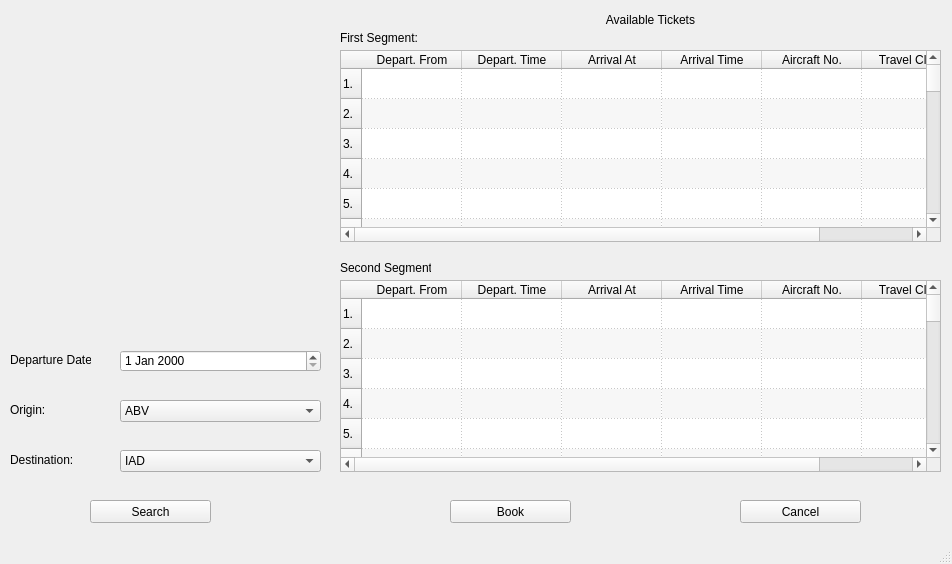
<?xml version="1.0" encoding="UTF-8"?>
<ui version="4.0">
 <class>FlightOptionsWindow</class>
 <widget class="QMainWindow" name="FlightOptionsWindow">
  <property name="geometry">
   <rect>
    <x>0</x>
    <y>0</y>
    <width>952</width>
    <height>564</height>
   </rect>
  </property>
  <property name="windowTitle">
   <string>MainWindow</string>
  </property>
  <widget class="QWidget" name="centralwidget">
   <widget class="QTableWidget" name="tableWidget">
    <property name="geometry">
     <rect>
      <x>340</x>
      <y>50</y>
      <width>601</width>
      <height>192</height>
     </rect>
    </property>
    <property name="sizeAdjustPolicy">
     <enum>QAbstractScrollArea::AdjustToContentsOnFirstShow</enum>
    </property>
    <property name="alternatingRowColors">
     <bool>true</bool>
    </property>
    <property name="selectionBehavior">
     <enum>QAbstractItemView::SelectRows</enum>
    </property>
    <property name="gridStyle">
     <enum>Qt::DotLine</enum>
    </property>
    <row>
     <property name="text">
      <string>1.</string>
     </property>
    </row>
    <row>
     <property name="text">
      <string>2.</string>
     </property>
    </row>
    <row>
     <property name="text">
      <string>3.</string>
     </property>
    </row>
    <row>
     <property name="text">
      <string>4.</string>
     </property>
    </row>
    <row>
     <property name="text">
      <string>5.</string>
     </property>
    </row>
    <row>
     <property name="text">
      <string>6.</string>
     </property>
    </row>
    <row>
     <property name="text">
      <string>7.</string>
     </property>
    </row>
    <row>
     <property name="text">
      <string>8.</string>
     </property>
    </row>
    <row>
     <property name="text">
      <string>9.</string>
     </property>
    </row>
    <row>
     <property name="text">
      <string>10.</string>
     </property>
    </row>
    <row>
     <property name="text">
      <string>11.</string>
     </property>
    </row>
    <row>
     <property name="text">
      <string>12.</string>
     </property>
    </row>
    <row>
     <property name="text">
      <string>13.</string>
     </property>
    </row>
    <row>
     <property name="text">
      <string>14.</string>
     </property>
    </row>
    <row>
     <property name="text">
      <string>15.</string>
     </property>
    </row>
    <row>
     <property name="text">
      <string>16.</string>
     </property>
    </row>
    <row>
     <property name="text">
      <string>17.</string>
     </property>
    </row>
    <row>
     <property name="text">
      <string>18.</string>
     </property>
    </row>
    <row>
     <property name="text">
      <string>19.</string>
     </property>
    </row>
    <row>
     <property name="text">
      <string>20.</string>
     </property>
    </row>
    <row>
     <property name="text">
      <string>21.</string>
     </property>
    </row>
    <row>
     <property name="text">
      <string>22.</string>
     </property>
    </row>
    <row>
     <property name="text">
      <string>23.</string>
     </property>
    </row>
    <row>
     <property name="text">
      <string>24.</string>
     </property>
    </row>
    <row>
     <property name="text">
      <string>25.</string>
     </property>
    </row>
    <row>
     <property name="text">
      <string>26.</string>
     </property>
    </row>
    <row>
     <property name="text">
      <string>27.</string>
     </property>
    </row>
    <row>
     <property name="text">
      <string>28.</string>
     </property>
    </row>
    <row>
     <property name="text">
      <string>29.</string>
     </property>
    </row>
    <row>
     <property name="text">
      <string>30.</string>
     </property>
    </row>
    <row>
     <property name="text">
      <string>31.</string>
     </property>
    </row>
    <row>
     <property name="text">
      <string>32.</string>
     </property>
    </row>
    <row>
     <property name="text">
      <string>33.</string>
     </property>
    </row>
    <row>
     <property name="text">
      <string>34.</string>
     </property>
    </row>
    <row>
     <property name="text">
      <string>35.</string>
     </property>
    </row>
    <row>
     <property name="text">
      <string>36.</string>
     </property>
    </row>
    <row>
     <property name="text">
      <string>37.</string>
     </property>
    </row>
    <row>
     <property name="text">
      <string>38.</string>
     </property>
    </row>
    <row>
     <property name="text">
      <string>39.</string>
     </property>
    </row>
    <row>
     <property name="text">
      <string>40.</string>
     </property>
    </row>
    <row>
     <property name="text">
      <string>41.</string>
     </property>
    </row>
    <row>
     <property name="text">
      <string>42.</string>
     </property>
    </row>
    <row>
     <property name="text">
      <string>43.</string>
     </property>
    </row>
    <row>
     <property name="text">
      <string>44.</string>
     </property>
    </row>
    <row>
     <property name="text">
      <string>45.</string>
     </property>
    </row>
    <row>
     <property name="text">
      <string>46.</string>
     </property>
    </row>
    <row>
     <property name="text">
      <string>47.</string>
     </property>
    </row>
    <row>
     <property name="text">
      <string>48.</string>
     </property>
    </row>
    <row>
     <property name="text">
      <string>49.</string>
     </property>
    </row>
    <row>
     <property name="text">
      <string>50.</string>
     </property>
    </row>
    <column>
     <property name="text">
      <string>Depart. From</string>
     </property>
    </column>
    <column>
     <property name="text">
      <string>Depart. Time</string>
     </property>
    </column>
    <column>
     <property name="text">
      <string>Arrival At</string>
     </property>
    </column>
    <column>
     <property name="text">
      <string>Arrival Time</string>
     </property>
    </column>
    <column>
     <property name="text">
      <string>Aircraft No.</string>
     </property>
    </column>
    <column>
     <property name="text">
      <string>Travel Class</string>
     </property>
    </column>
   </widget>
   <widget class="QLabel" name="label">
    <property name="geometry">
     <rect>
      <x>340</x>
      <y>30</y>
      <width>91</width>
      <height>16</height>
     </rect>
    </property>
    <property name="text">
     <string>First Segment:</string>
    </property>
   </widget>
   <widget class="QLabel" name="label_2">
    <property name="geometry">
     <rect>
      <x>340</x>
      <y>260</y>
      <width>91</width>
      <height>16</height>
     </rect>
    </property>
    <property name="text">
     <string>Second Segment:</string>
    </property>
   </widget>
   <widget class="QPushButton" name="pushButton">
    <property name="geometry">
     <rect>
      <x>450</x>
      <y>500</y>
      <width>121</width>
      <height>23</height>
     </rect>
    </property>
    <property name="text">
     <string>Book</string>
    </property>
   </widget>
   <widget class="QPushButton" name="pushButton_2">
    <property name="geometry">
     <rect>
      <x>740</x>
      <y>500</y>
      <width>121</width>
      <height>23</height>
     </rect>
    </property>
    <property name="text">
     <string>Cancel</string>
    </property>
   </widget>
   <widget class="QLabel" name="label_3">
    <property name="geometry">
     <rect>
      <x>520</x>
      <y>10</y>
      <width>261</width>
      <height>20</height>
     </rect>
    </property>
    <property name="text">
     <string>Available Tickets</string>
    </property>
    <property name="alignment">
     <set>Qt::AlignCenter</set>
    </property>
   </widget>
   <widget class="QLabel" name="label_4">
    <property name="geometry">
     <rect>
      <x>10</x>
      <y>350</y>
      <width>81</width>
      <height>20</height>
     </rect>
    </property>
    <property name="text">
     <string>Departure Date:</string>
    </property>
   </widget>
   <widget class="QDateEdit" name="dateEdit">
    <property name="geometry">
     <rect>
      <x>120</x>
      <y>350</y>
      <width>201</width>
      <height>22</height>
     </rect>
    </property>
   </widget>
   <widget class="QLabel" name="label_5">
    <property name="geometry">
     <rect>
      <x>10</x>
      <y>400</y>
      <width>91</width>
      <height>20</height>
     </rect>
    </property>
    <property name="text">
     <string>Origin:</string>
    </property>
   </widget>
   <widget class="QComboBox" name="comboBox">
    <property name="geometry">
     <rect>
      <x>120</x>
      <y>400</y>
      <width>201</width>
      <height>22</height>
     </rect>
    </property>
    <item>
     <property name="text">
      <string>ABV</string>
     </property>
    </item>
    <item>
     <property name="text">
      <string>Option2</string>
     </property>
    </item>
   </widget>
   <widget class="QLabel" name="label_6">
    <property name="geometry">
     <rect>
      <x>10</x>
      <y>450</y>
      <width>91</width>
      <height>20</height>
     </rect>
    </property>
    <property name="text">
     <string>Destination:</string>
    </property>
   </widget>
   <widget class="QComboBox" name="comboBox_2">
    <property name="geometry">
     <rect>
      <x>120</x>
      <y>450</y>
      <width>201</width>
      <height>22</height>
     </rect>
    </property>
    <item>
     <property name="text">
      <string>IAD</string>
     </property>
    </item>
    <item>
     <property name="text">
      <string>Option2</string>
     </property>
    </item>
   </widget>
   <widget class="QPushButton" name="pushButton_3">
    <property name="geometry">
     <rect>
      <x>90</x>
      <y>500</y>
      <width>121</width>
      <height>23</height>
     </rect>
    </property>
    <property name="text">
     <string>Search</string>
    </property>
   </widget>
   <widget class="QLabel" name="label_7">
    <property name="geometry">
     <rect>
      <x>10</x>
      <y>40</y>
      <width>311</width>
      <height>281</height>
     </rect>
    </property>
    <property name="text">
     <string/>
    </property>
    <property name="pixmap">
     <pixmap>Amadeus.jpg</pixmap>
    </property>
   </widget>
   <widget class="QTableWidget" name="tableWidget_2">
    <property name="geometry">
     <rect>
      <x>340</x>
      <y>280</y>
      <width>601</width>
      <height>192</height>
     </rect>
    </property>
    <property name="sizeAdjustPolicy">
     <enum>QAbstractScrollArea::AdjustToContentsOnFirstShow</enum>
    </property>
    <property name="alternatingRowColors">
     <bool>true</bool>
    </property>
    <property name="selectionBehavior">
     <enum>QAbstractItemView::SelectRows</enum>
    </property>
    <property name="gridStyle">
     <enum>Qt::DotLine</enum>
    </property>
    <row>
     <property name="text">
      <string>1.</string>
     </property>
    </row>
    <row>
     <property name="text">
      <string>2.</string>
     </property>
    </row>
    <row>
     <property name="text">
      <string>3.</string>
     </property>
    </row>
    <row>
     <property name="text">
      <string>4.</string>
     </property>
    </row>
    <row>
     <property name="text">
      <string>5.</string>
     </property>
    </row>
    <row>
     <property name="text">
      <string>6.</string>
     </property>
    </row>
    <row>
     <property name="text">
      <string>7.</string>
     </property>
    </row>
    <row>
     <property name="text">
      <string>8.</string>
     </property>
    </row>
    <row>
     <property name="text">
      <string>9.</string>
     </property>
    </row>
    <row>
     <property name="text">
      <string>10.</string>
     </property>
    </row>
    <row>
     <property name="text">
      <string>11.</string>
     </property>
    </row>
    <row>
     <property name="text">
      <string>12.</string>
     </property>
    </row>
    <row>
     <property name="text">
      <string>13.</string>
     </property>
    </row>
    <row>
     <property name="text">
      <string>14.</string>
     </property>
    </row>
    <row>
     <property name="text">
      <string>15.</string>
     </property>
    </row>
    <row>
     <property name="text">
      <string>16.</string>
     </property>
    </row>
    <row>
     <property name="text">
      <string>17.</string>
     </property>
    </row>
    <row>
     <property name="text">
      <string>18.</string>
     </property>
    </row>
    <row>
     <property name="text">
      <string>19.</string>
     </property>
    </row>
    <row>
     <property name="text">
      <string>20.</string>
     </property>
    </row>
    <row>
     <property name="text">
      <string>21.</string>
     </property>
    </row>
    <row>
     <property name="text">
      <string>22.</string>
     </property>
    </row>
    <row>
     <property name="text">
      <string>23.</string>
     </property>
    </row>
    <row>
     <property name="text">
      <string>24.</string>
     </property>
    </row>
    <row>
     <property name="text">
      <string>25.</string>
     </property>
    </row>
    <row>
     <property name="text">
      <string>26.</string>
     </property>
    </row>
    <row>
     <property name="text">
      <string>27.</string>
     </property>
    </row>
    <row>
     <property name="text">
      <string>28.</string>
     </property>
    </row>
    <row>
     <property name="text">
      <string>29.</string>
     </property>
    </row>
    <row>
     <property name="text">
      <string>30.</string>
     </property>
    </row>
    <row>
     <property name="text">
      <string>31.</string>
     </property>
    </row>
    <row>
     <property name="text">
      <string>32.</string>
     </property>
    </row>
    <row>
     <property name="text">
      <string>33.</string>
     </property>
    </row>
    <row>
     <property name="text">
      <string>34.</string>
     </property>
    </row>
    <row>
     <property name="text">
      <string>35.</string>
     </property>
    </row>
    <row>
     <property name="text">
      <string>36.</string>
     </property>
    </row>
    <row>
     <property name="text">
      <string>37.</string>
     </property>
    </row>
    <row>
     <property name="text">
      <string>38.</string>
     </property>
    </row>
    <row>
     <property name="text">
      <string>39.</string>
     </property>
    </row>
    <row>
     <property name="text">
      <string>40.</string>
     </property>
    </row>
    <row>
     <property name="text">
      <string>41.</string>
     </property>
    </row>
    <row>
     <property name="text">
      <string>42.</string>
     </property>
    </row>
    <row>
     <property name="text">
      <string>43.</string>
     </property>
    </row>
    <row>
     <property name="text">
      <string>44.</string>
     </property>
    </row>
    <row>
     <property name="text">
      <string>45.</string>
     </property>
    </row>
    <row>
     <property name="text">
      <string>46.</string>
     </property>
    </row>
    <row>
     <property name="text">
      <string>47.</string>
     </property>
    </row>
    <row>
     <property name="text">
      <string>48.</string>
     </property>
    </row>
    <row>
     <property name="text">
      <string>49.</string>
     </property>
    </row>
    <row>
     <property name="text">
      <string>50.</string>
     </property>
    </row>
    <column>
     <property name="text">
      <string>Depart. From</string>
     </property>
    </column>
    <column>
     <property name="text">
      <string>Depart. Time</string>
     </property>
    </column>
    <column>
     <property name="text">
      <string>Arrival At</string>
     </property>
    </column>
    <column>
     <property name="text">
      <string>Arrival Time</string>
     </property>
    </column>
    <column>
     <property name="text">
      <string>Aircraft No.</string>
     </property>
    </column>
    <column>
     <property name="text">
      <string>Travel Class</string>
     </property>
    </column>
   </widget>
  </widget>
  <widget class="QStatusBar" name="statusbar"/>
 </widget>
 <resources/>
 <connections/>
</ui>
